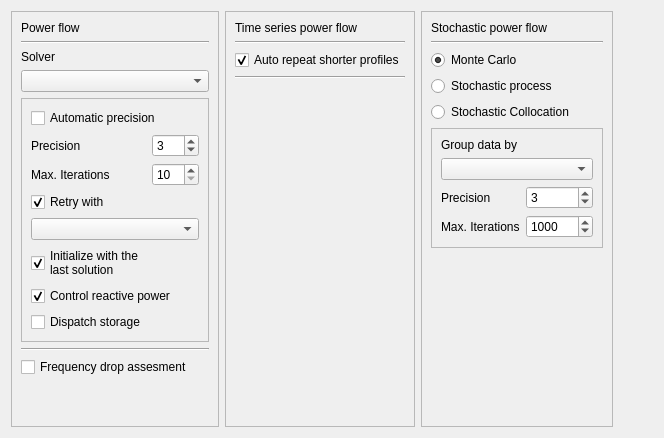
      <widget class="QWidget" name="SettingsTab">
       <attribute name="icon">
        <iconset resource="icons.qrc">
         <normaloff>:/file/ic_settings_black_48dp.png</normaloff>:/file/ic_settings_black_48dp.png</iconset>
       </attribute>
       <attribute name="title">
        <string>Settings</string>
       </attribute>
       <layout class="QHBoxLayout" name="horizontalLayout_4">
        <item>
         <widget class="QFrame" name="frame_7">
          <property name="frameShape">
           <enum>QFrame::StyledPanel</enum>
          </property>
          <property name="frameShadow">
           <enum>QFrame::Raised</enum>
          </property>
          <layout class="QVBoxLayout" name="verticalLayout_7">
           <item>
            <widget class="QLabel" name="label">
             <property name="text">
              <string>Power flow</string>
             </property>
            </widget>
           </item>
           <item>
            <widget class="Line" name="line">
             <property name="orientation">
              <enum>Qt::Horizontal</enum>
             </property>
            </widget>
           </item>
           <item>
            <widget class="QLabel" name="label_2">
             <property name="text">
              <string>Solver</string>
             </property>
            </widget>
           </item>
           <item>
            <widget class="QComboBox" name="solver_comboBox"/>
           </item>
           <item>
            <widget class="QFrame" name="frame_13">
             <property name="frameShape">
              <enum>QFrame::StyledPanel</enum>
             </property>
             <property name="frameShadow">
              <enum>QFrame::Raised</enum>
             </property>
             <layout class="QGridLayout" name="gridLayout_4">
              <item row="1" column="0">
               <widget class="QLabel" name="label_5">
                <property name="text">
                 <string>Precision</string>
                </property>
               </widget>
              </item>
              <item row="1" column="1">
               <widget class="QSpinBox" name="tolerance_spinBox">
                <property name="minimum">
                 <number>1</number>
                </property>
                <property name="maximum">
                 <number>20</number>
                </property>
                <property name="value">
                 <number>3</number>
                </property>
               </widget>
              </item>
              <item row="2" column="0">
               <widget class="QLabel" name="label_6">
                <property name="text">
                 <string>Max. Iterations</string>
                </property>
               </widget>
              </item>
              <item row="2" column="1">
               <widget class="QSpinBox" name="max_iterations_spinBox">
                <property name="minimum">
                 <number>10</number>
                </property>
                <property name="maximum">
                 <number>300</number>
                </property>
               </widget>
              </item>
              <item row="4" column="0" colspan="2">
               <widget class="QCheckBox" name="helm_retry_checkBox">
                <property name="text">
                 <string>Retry with</string>
                </property>
                <property name="checked">
                 <bool>true</bool>
                </property>
               </widget>
              </item>
              <item row="7" column="0" colspan="2">
               <widget class="QCheckBox" name="control_Q_checkBox">
                <property name="text">
                 <string>Control reactive power</string>
                </property>
                <property name="checked">
                 <bool>true</bool>
                </property>
               </widget>
              </item>
              <item row="0" column="0" colspan="2">
               <widget class="QCheckBox" name="auto_precision_checkBox">
                <property name="text">
                 <string>Automatic precision</string>
                </property>
               </widget>
              </item>
              <item row="5" column="0" colspan="2">
               <widget class="QComboBox" name="retry_solver_comboBox"/>
              </item>
              <item row="6" column="0" colspan="2">
               <widget class="QCheckBox" name="remember_last_solution_checkBox">
                <property name="text">
                 <string>Initialize with the 
last solution</string>
                </property>
                <property name="checked">
                 <bool>true</bool>
                </property>
               </widget>
              </item>
              <item row="8" column="0">
               <widget class="QCheckBox" name="dispatch_storage_checkBox">
                <property name="text">
                 <string>Dispatch storage</string>
                </property>
               </widget>
              </item>
             </layout>
            </widget>
           </item>
           <item>
            <widget class="Line" name="line_2">
             <property name="orientation">
              <enum>Qt::Horizontal</enum>
             </property>
            </widget>
           </item>
           <item>
            <widget class="QCheckBox" name="freq_assesment_check">
             <property name="text">
              <string>Frequency drop assesment</string>
             </property>
            </widget>
           </item>
           <item>
            <spacer name="verticalSpacer">
             <property name="orientation">
              <enum>Qt::Vertical</enum>
             </property>
             <property name="sizeHint" stdset="0">
              <size>
               <width>20</width>
               <height>40</height>
              </size>
             </property>
            </spacer>
           </item>
          </layout>
         </widget>
        </item>
        <item>
         <widget class="QFrame" name="frame_14">
          <property name="frameShape">
           <enum>QFrame::StyledPanel</enum>
          </property>
          <property name="frameShadow">
           <enum>QFrame::Raised</enum>
          </property>
          <layout class="QVBoxLayout" name="verticalLayout_12">
           <item>
            <widget class="QLabel" name="label_11">
             <property name="text">
              <string>Time series power flow</string>
             </property>
            </widget>
           </item>
           <item>
            <widget class="Line" name="line_8">
             <property name="orientation">
              <enum>Qt::Horizontal</enum>
             </property>
            </widget>
           </item>
           <item>
            <widget class="QCheckBox" name="autorepeat_checkBox">
             <property name="text">
              <string>Auto repeat shorter profiles</string>
             </property>
             <property name="checked">
              <bool>true</bool>
             </property>
            </widget>
           </item>
           <item>
            <widget class="Line" name="line_9">
             <property name="orientation">
              <enum>Qt::Horizontal</enum>
             </property>
            </widget>
           </item>
           <item>
            <spacer name="verticalSpacer_3">
             <property name="orientation">
              <enum>Qt::Vertical</enum>
             </property>
             <property name="sizeHint" stdset="0">
              <size>
               <width>20</width>
               <height>40</height>
              </size>
             </property>
            </spacer>
           </item>
          </layout>
         </widget>
        </item>
        <item>
         <widget class="QFrame" name="frame_16">
          <property name="frameShape">
           <enum>QFrame::StyledPanel</enum>
          </property>
          <property name="frameShadow">
           <enum>QFrame::Raised</enum>
          </property>
          <layout class="QVBoxLayout" name="verticalLayout_13">
           <item>
            <widget class="QLabel" name="label_14">
             <property name="text">
              <string>Stochastic power flow</string>
             </property>
            </widget>
           </item>
           <item>
            <widget class="Line" name="line_10">
             <property name="orientation">
              <enum>Qt::Horizontal</enum>
             </property>
            </widget>
           </item>
           <item>
            <widget class="QRadioButton" name="montecarlo_radioButton">
             <property name="text">
              <string>Monte Carlo</string>
             </property>
             <property name="checked">
              <bool>true</bool>
             </property>
            </widget>
           </item>
           <item>
            <widget class="QRadioButton" name="stochastic_process_radioButton">
             <property name="text">
              <string>Stochastic process</string>
             </property>
            </widget>
           </item>
           <item>
            <widget class="QRadioButton" name="stochastic_collocation_radioButton">
             <property name="text">
              <string>Stochastic Collocation</string>
             </property>
            </widget>
           </item>
           <item>
            <widget class="QFrame" name="frame_15">
             <property name="frameShape">
              <enum>QFrame::StyledPanel</enum>
             </property>
             <property name="frameShadow">
              <enum>QFrame::Raised</enum>
             </property>
             <layout class="QGridLayout" name="gridLayout_6">
              <item row="3" column="1">
               <widget class="QSpinBox" name="tolerance_stochastic_spinBox">
                <property name="minimum">
                 <number>1</number>
                </property>
                <property name="maximum">
                 <number>20</number>
                </property>
                <property name="value">
                 <number>3</number>
                </property>
               </widget>
              </item>
              <item row="4" column="1">
               <widget class="QSpinBox" name="max_iterations_stochastic_spinBox">
                <property name="minimum">
                 <number>10</number>
                </property>
                <property name="maximum">
                 <number>99999999</number>
                </property>
                <property name="value">
                 <number>1000</number>
                </property>
               </widget>
              </item>
              <item row="4" column="0">
               <widget class="QLabel" name="label_13">
                <property name="text">
                 <string>Max. Iterations</string>
                </property>
               </widget>
              </item>
              <item row="3" column="0">
               <widget class="QLabel" name="label_12">
                <property name="text">
                 <string>Precision</string>
                </property>
               </widget>
              </item>
              <item row="1" column="0" colspan="2">
               <widget class="QComboBox" name="group_by_comboBox"/>
              </item>
              <item row="0" column="0">
               <widget class="QLabel" name="label_55">
                <property name="text">
                 <string>Group data by</string>
                </property>
               </widget>
              </item>
             </layout>
            </widget>
           </item>
           <item>
            <spacer name="verticalSpacer_4">
             <property name="orientation">
              <enum>Qt::Vertical</enum>
             </property>
             <property name="sizeHint" stdset="0">
              <size>
               <width>20</width>
               <height>40</height>
              </size>
             </property>
            </spacer>
           </item>
          </layout>
         </widget>
        </item>
        <item>
         <spacer name="horizontalSpacer_5">
          <property name="orientation">
           <enum>Qt::Horizontal</enum>
          </property>
          <property name="sizeHint" stdset="0">
           <size>
            <width>40</width>
            <height>20</height>
           </size>
          </property>
         </spacer>
        </item>
       </layout>
      </widget>
